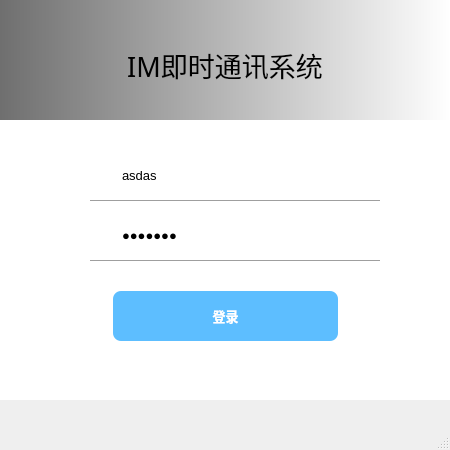
<?xml version="1.0" encoding="UTF-8"?>
<ui version="4.0">
 <class>MainDialog</class>
 <widget class="QMainWindow" name="MainDialog">
  <property name="windowModality">
   <enum>Qt::NonModal</enum>
  </property>
  <property name="geometry">
   <rect>
    <x>0</x>
    <y>0</y>
    <width>450</width>
    <height>450</height>
   </rect>
  </property>
  <property name="minimumSize">
   <size>
    <width>450</width>
    <height>450</height>
   </size>
  </property>
  <property name="maximumSize">
   <size>
    <width>450</width>
    <height>450</height>
   </size>
  </property>
  <property name="windowTitle">
   <string>MainDialog</string>
  </property>
  <widget class="QWidget" name="centralwidget">
   <widget class="QWidget" name="bottomdiv" native="true">
    <property name="geometry">
     <rect>
      <x>0</x>
      <y>120</y>
      <width>450</width>
      <height>280</height>
     </rect>
    </property>
    <property name="styleSheet">
     <string notr="true">QWidget#bottomdiv {
background: white;
}</string>
    </property>
    <widget class="QWidget" name="EntryDiv" native="true">
     <property name="geometry">
      <rect>
       <x>50</x>
       <y>30</y>
       <width>351</width>
       <height>121</height>
      </rect>
     </property>
     <property name="sizePolicy">
      <sizepolicy hsizetype="Preferred" vsizetype="Preferred">
       <horstretch>0</horstretch>
       <verstretch>0</verstretch>
      </sizepolicy>
     </property>
     <property name="autoFillBackground">
      <bool>false</bool>
     </property>
     <property name="styleSheet">
      <string notr="true"/>
     </property>
     <widget class="QLineEdit" name="username_entry">
      <property name="geometry">
       <rect>
        <x>70</x>
        <y>10</y>
        <width>221</width>
        <height>30</height>
       </rect>
      </property>
      <property name="font">
       <font>
        <pointsize>10</pointsize>
        <weight>50</weight>
        <italic>false</italic>
        <bold>false</bold>
       </font>
      </property>
      <property name="styleSheet">
       <string notr="true">QLineEdit{
font: 10pt;
border:0px solid red;
}</string>
      </property>
      <property name="text">
       <string>asdas</string>
      </property>
      <property name="placeholderText">
       <string>IM账号</string>
      </property>
     </widget>
     <widget class="QLineEdit" name="pass_entry">
      <property name="geometry">
       <rect>
        <x>70</x>
        <y>70</y>
        <width>221</width>
        <height>30</height>
       </rect>
      </property>
      <property name="font">
       <font>
        <pointsize>10</pointsize>
       </font>
      </property>
      <property name="styleSheet">
       <string notr="true">QLineEdit{
border:0px solid red;
font-size: 10pt;
}</string>
      </property>
      <property name="text">
       <string>aasdasd</string>
      </property>
      <property name="echoMode">
       <enum>QLineEdit::Password</enum>
      </property>
      <property name="placeholderText">
       <string>密码</string>
      </property>
     </widget>
     <widget class="Line" name="pass_bottom_line">
      <property name="geometry">
       <rect>
        <x>40</x>
        <y>110</y>
        <width>290</width>
        <height>3</height>
       </rect>
      </property>
      <property name="styleSheet">
       <string notr="true">Line{
border:0px solid red;
background:rgb(208, 208, 208);
}</string>
      </property>
      <property name="orientation">
       <enum>Qt::Horizontal</enum>
      </property>
     </widget>
     <widget class="Line" name="username_bottom_line">
      <property name="geometry">
       <rect>
        <x>40</x>
        <y>50</y>
        <width>290</width>
        <height>3</height>
       </rect>
      </property>
      <property name="styleSheet">
       <string notr="true">Line{
background:rgb(208, 208, 208);
}</string>
      </property>
      <property name="orientation">
       <enum>Qt::Horizontal</enum>
      </property>
     </widget>
    </widget>
    <widget class="QWidget" name="widget" native="true">
     <property name="geometry">
      <rect>
       <x>50</x>
       <y>151</y>
       <width>350</width>
       <height>90</height>
      </rect>
     </property>
     <widget class="QPushButton" name="pushButton">
      <property name="geometry">
       <rect>
        <x>63</x>
        <y>20</y>
        <width>225</width>
        <height>50</height>
       </rect>
      </property>
      <property name="styleSheet">
       <string notr="true">QPushButton{
color: rgb(255, 255, 255);
border:0px solid red;
border-radius:8px;
background: rgb(93, 190, 255);
font-size: 10pt;
font-weight:bold;
}
QPushButton:hover{
background: rgb(99, 213, 255);
}</string>
      </property>
      <property name="text">
       <string>登录</string>
      </property>
     </widget>
    </widget>
   </widget>
   <widget class="QWidget" name="topdiv" native="true">
    <property name="geometry">
     <rect>
      <x>0</x>
      <y>0</y>
      <width>450</width>
      <height>120</height>
     </rect>
    </property>
    <property name="styleSheet">
     <string notr="true">QWidget#topdiv{
background-color:qlineargradient(spread:pad, x1:0, y1:0, x2:1, y2:0, stop:0 rgba(111, 111, 111, 255), stop:1 rgba(255, 255, 255, 255));

}</string>
    </property>
    <widget class="QLabel" name="top_title_label">
     <property name="geometry">
      <rect>
       <x>75</x>
       <y>30</y>
       <width>300</width>
       <height>70</height>
      </rect>
     </property>
     <property name="minimumSize">
      <size>
       <width>300</width>
       <height>70</height>
      </size>
     </property>
     <property name="maximumSize">
      <size>
       <width>300</width>
       <height>70</height>
      </size>
     </property>
     <property name="font">
      <font>
       <family>华文琥珀</family>
       <pointsize>20</pointsize>
       <weight>10</weight>
       <italic>false</italic>
       <bold>false</bold>
      </font>
     </property>
     <property name="styleSheet">
      <string notr="true">QLabel#top_title_label{
font: 87 9pt &quot;华文琥珀&quot;;
color:black;
font-size:20pt;
text-align:center;

}</string>
     </property>
     <property name="text">
      <string>IM即时通讯系统</string>
     </property>
     <property name="textFormat">
      <enum>Qt::AutoText</enum>
     </property>
     <property name="scaledContents">
      <bool>false</bool>
     </property>
     <property name="alignment">
      <set>Qt::AlignCenter</set>
     </property>
     <property name="margin">
      <number>0</number>
     </property>
    </widget>
    <widget class="QPushButton" name="exit_button">
     <property name="enabled">
      <bool>true</bool>
     </property>
     <property name="geometry">
      <rect>
       <x>418</x>
       <y>0</y>
       <width>32</width>
       <height>32</height>
      </rect>
     </property>
     <property name="styleSheet">
      <string notr="true">QPushButton{
color: rgb(255, 255, 255);
border:0px solid red;
border-radius:0px;
font-size: 10pt;
font-weight:bold;
}
QPushButton:hover{
background: rgb(255, 0, 0);
}</string>
     </property>
     <property name="text">
      <string/>
     </property>
     <property name="icon">
      <iconset resource="resources.qrc">
       <normaloff>:/resources/x.ico</normaloff>:/resources/x.ico</iconset>
     </property>
    </widget>
    <widget class="QPushButton" name="back_button">
     <property name="enabled">
      <bool>true</bool>
     </property>
     <property name="geometry">
      <rect>
       <x>386</x>
       <y>0</y>
       <width>32</width>
       <height>32</height>
      </rect>
     </property>
     <property name="styleSheet">
      <string notr="true">QPushButton{
color: rgb(255, 255, 255);
border:0px solid red;
border-radius:0px;
font-size: 10pt;
font-weight:bold;
}
QPushButton:hover{
background: rgb(255, 0, 0);
}</string>
     </property>
     <property name="text">
      <string/>
     </property>
     <property name="icon">
      <iconset resource="resources.qrc">
       <normaloff>:/resources/s.ico</normaloff>:/resources/s.ico</iconset>
     </property>
    </widget>
   </widget>
  </widget>
  <widget class="QMenuBar" name="menubar">
   <property name="geometry">
    <rect>
     <x>0</x>
     <y>0</y>
     <width>450</width>
     <height>26</height>
    </rect>
   </property>
  </widget>
  <widget class="QStatusBar" name="statusbar"/>
 </widget>
 <resources>
  <include location="resources.qrc"/>
 </resources>
 <connections/>
</ui>
